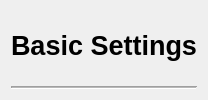
                <widget class="QWidget" name="widget__11_AdvancedSettings_3" native="true">
                 <property name="sizePolicy">
                  <sizepolicy hsizetype="Preferred" vsizetype="Maximum">
                   <horstretch>0</horstretch>
                   <verstretch>0</verstretch>
                  </sizepolicy>
                 </property>
                 <property name="toolTip">
                  <string>&lt;html&gt;&lt;head/&gt;&lt;body&gt;&lt;p&gt;These are settings I believe will not be relevant to most users, so they are separated to minimize confusion.&lt;/p&gt;&lt;/body&gt;&lt;/html&gt;
</string>
                 </property>
                 <layout class="QVBoxLayout" name="verticalLayout_45">
                  <item>
                   <widget class="QWidget" name="widget_59" native="true">
                    <property name="sizePolicy">
                     <sizepolicy hsizetype="Preferred" vsizetype="Minimum">
                      <horstretch>0</horstretch>
                      <verstretch>0</verstretch>
                     </sizepolicy>
                    </property>
                    <layout class="QHBoxLayout" name="horizontalLayout_42" stretch="0">
                     <property name="spacing">
                      <number>0</number>
                     </property>
                     <property name="leftMargin">
                      <number>0</number>
                     </property>
                     <property name="topMargin">
                      <number>0</number>
                     </property>
                     <property name="rightMargin">
                      <number>0</number>
                     </property>
                     <property name="bottomMargin">
                      <number>0</number>
                     </property>
                     <item>
                      <widget class="QLabel" name="label_advancedSettings_3">
                       <property name="font">
                        <font>
                         <pointsize>20</pointsize>
                         <bold>true</bold>
                        </font>
                       </property>
                       <property name="text">
                        <string>Basic Settings</string>
                       </property>
                       <property name="scaledContents">
                        <bool>false</bool>
                       </property>
                       <property name="alignment">
                        <set>Qt::AlignmentFlag::AlignCenter</set>
                       </property>
                      </widget>
                     </item>
                    </layout>
                   </widget>
                  </item>
                  <item>
                   <widget class="Line" name="line_42">
                    <property name="sizePolicy">
                     <sizepolicy hsizetype="Minimum" vsizetype="Fixed">
                      <horstretch>0</horstretch>
                      <verstretch>0</verstretch>
                     </sizepolicy>
                    </property>
                    <property name="minimumSize">
                     <size>
                      <width>0</width>
                      <height>0</height>
                     </size>
                    </property>
                    <property name="maximumSize">
                     <size>
                      <width>16777215</width>
                      <height>16777215</height>
                     </size>
                    </property>
                    <property name="sizeIncrement">
                     <size>
                      <width>0</width>
                      <height>0</height>
                     </size>
                    </property>
                    <property name="font">
                     <font>
                      <pointsize>10</pointsize>
                     </font>
                    </property>
                    <property name="frameShadow">
                     <enum>QFrame::Shadow::Sunken</enum>
                    </property>
                    <property name="midLineWidth">
                     <number>1</number>
                    </property>
                    <property name="orientation">
                     <enum>Qt::Orientation::Horizontal</enum>
                    </property>
                   </widget>
                  </item>
                 </layout>
                </widget>
